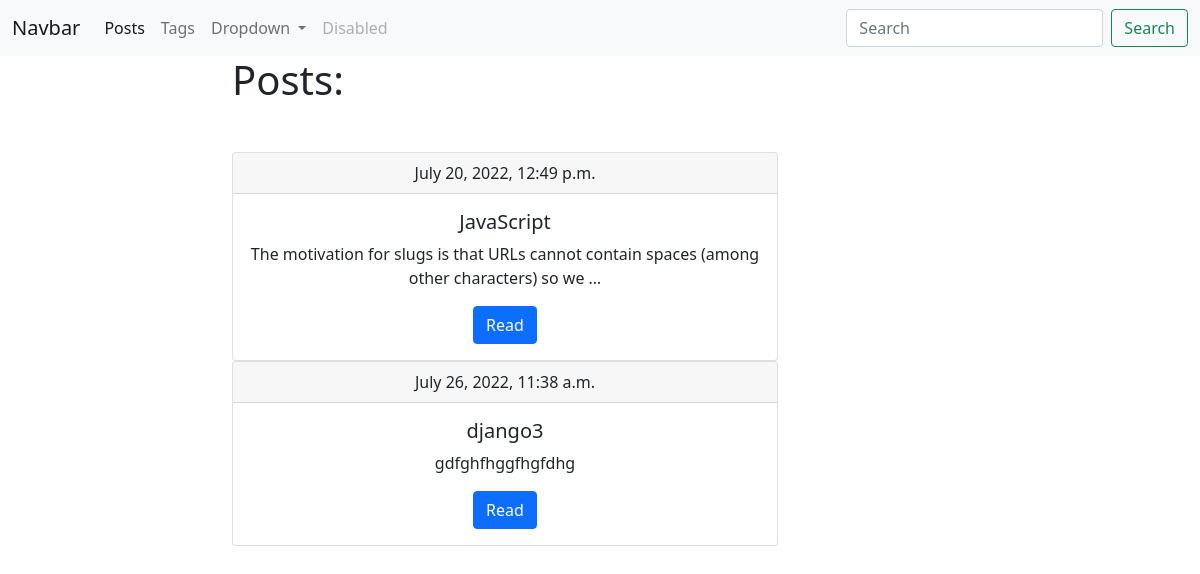
Screenshot of /blog/ with the database file from the repository.
### blog/models.py (models this page shows, shortened)
class Post(models.Model):
    title = models.CharField(max_length=150, db_index=True)
    slug = models.SlugField(max_length=150, unique=True)
    body = models.TextField(blank=True, db_index=True)
    tags = models.ManyToManyField('Tag', blank=True, related_name='posts')
    date_pub = models.DateTimeField(auto_now_add=True)
    def get_absolute_url(self):
        return reverse('post_detail_url',  kwargs={'slug': self.slug})

### blog/views.py (the view)
# urls.py: path('', posts_list, name='posts_list_url'),
def posts_list(request):
    posts = Post.objects.all()
    return render(request, 'blog/index.html', {'posts': posts})

### blog/templates/blog/index.html (shortened to what this page needs)
{% extends 'blog/base_blog.html' %}
{% block content %}
<h1 class="mb-5">Posts:</h1>
{% for post in posts %}
<div class="card text-center">
    <div class="card-header">
      {{post.date_pub}}
    </div>
    <div class="card-body">
      <h5 class="card-title">{{post.title}}</h5>
      <p class="card-text">{{post.body|truncatewords:15}}</p>
      <a href="{{post.get_absolute_url}}" class="btn btn-primary">Read</a>
    </div>
  </div>
{% endfor %}
{% endblock %}

### rows the page displays
Post: date_pub "July 20, 2022, 12:49 p.m.", title "JavaScript", body "The motivation for slugs is that URLs cannot contain spaces (among other characters) so we …"
Post: date_pub "July 26, 2022, 11:38 a.m.", title "django3", body "gdfghfhggfhgfdhg"
